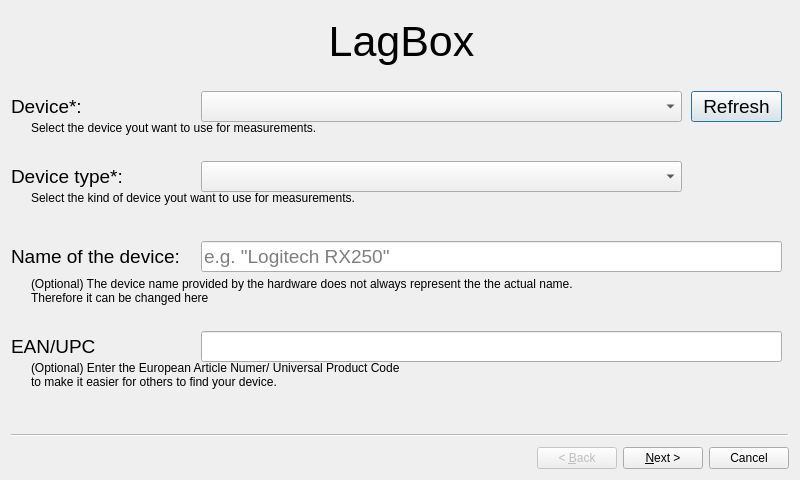
<?xml version="1.0" encoding="UTF-8"?>
<ui version="4.0">
 <class>Wizard</class>
 <widget class="QWizard" name="Wizard">
  <property name="geometry">
   <rect>
    <x>0</x>
    <y>0</y>
    <width>800</width>
    <height>480</height>
   </rect>
  </property>
  <property name="windowTitle">
   <string>Wizard</string>
  </property>
  <widget class="QWizardPage" name="wizardPage1">
   <widget class="QPushButton" name="button_refresh">
    <property name="geometry">
     <rect>
      <x>680</x>
      <y>80</y>
      <width>91</width>
      <height>31</height>
     </rect>
    </property>
    <property name="font">
     <font>
      <pointsize>14</pointsize>
     </font>
    </property>
    <property name="text">
     <string>Refresh</string>
    </property>
   </widget>
   <widget class="QLabel" name="label_device_type">
    <property name="geometry">
     <rect>
      <x>0</x>
      <y>150</y>
      <width>181</width>
      <height>31</height>
     </rect>
    </property>
    <property name="font">
     <font>
      <pointsize>14</pointsize>
     </font>
    </property>
    <property name="text">
     <string>Device type*:</string>
    </property>
   </widget>
   <widget class="QLabel" name="label">
    <property name="geometry">
     <rect>
      <x>20</x>
      <y>180</y>
      <width>741</width>
      <height>21</height>
     </rect>
    </property>
    <property name="text">
     <string>Select the kind of device yout want to use for measurements.</string>
    </property>
    <property name="alignment">
     <set>Qt::AlignLeading|Qt::AlignLeft|Qt::AlignTop</set>
    </property>
   </widget>
   <widget class="QComboBox" name="comboBox_device_type">
    <property name="geometry">
     <rect>
      <x>190</x>
      <y>150</y>
      <width>481</width>
      <height>31</height>
     </rect>
    </property>
    <property name="font">
     <font>
      <pointsize>14</pointsize>
     </font>
    </property>
   </widget>
   <widget class="QLabel" name="label_3">
    <property name="geometry">
     <rect>
      <x>20</x>
      <y>266</y>
      <width>751</width>
      <height>51</height>
     </rect>
    </property>
    <property name="text">
     <string>(Optional) The device name provided by the hardware does not always represent the the actual name. 
Therefore it can be changed here</string>
    </property>
    <property name="alignment">
     <set>Qt::AlignLeading|Qt::AlignLeft|Qt::AlignTop</set>
    </property>
   </widget>
   <widget class="QLabel" name="label_2">
    <property name="geometry">
     <rect>
      <x>20</x>
      <y>110</y>
      <width>741</width>
      <height>21</height>
     </rect>
    </property>
    <property name="text">
     <string>Select the device yout want to use for measurements.</string>
    </property>
    <property name="alignment">
     <set>Qt::AlignLeading|Qt::AlignLeft|Qt::AlignTop</set>
    </property>
   </widget>
   <widget class="QLineEdit" name="lineEdit_device_name">
    <property name="geometry">
     <rect>
      <x>190</x>
      <y>230</y>
      <width>581</width>
      <height>31</height>
     </rect>
    </property>
    <property name="font">
     <font>
      <pointsize>14</pointsize>
     </font>
    </property>
    <property name="toolTip">
     <string>&lt;html&gt;&lt;head/&gt;&lt;body&gt;&lt;p&gt;&lt;br/&gt;&lt;/p&gt;&lt;/body&gt;&lt;/html&gt;</string>
    </property>
    <property name="placeholderText">
     <string>e.g. &quot;Logitech RX250&quot;</string>
    </property>
   </widget>
   <widget class="QComboBox" name="comboBox_device">
    <property name="geometry">
     <rect>
      <x>190</x>
      <y>80</y>
      <width>481</width>
      <height>31</height>
     </rect>
    </property>
    <property name="font">
     <font>
      <pointsize>14</pointsize>
     </font>
    </property>
   </widget>
   <widget class="QLabel" name="label_title">
    <property name="geometry">
     <rect>
      <x>0</x>
      <y>0</y>
      <width>781</width>
      <height>61</height>
     </rect>
    </property>
    <property name="font">
     <font>
      <pointsize>32</pointsize>
     </font>
    </property>
    <property name="text">
     <string>LagBox</string>
    </property>
    <property name="textFormat">
     <enum>Qt::AutoText</enum>
    </property>
    <property name="alignment">
     <set>Qt::AlignCenter</set>
    </property>
   </widget>
   <widget class="QLabel" name="label_device">
    <property name="geometry">
     <rect>
      <x>0</x>
      <y>80</y>
      <width>181</width>
      <height>31</height>
     </rect>
    </property>
    <property name="font">
     <font>
      <pointsize>14</pointsize>
     </font>
    </property>
    <property name="text">
     <string>Device*:</string>
    </property>
   </widget>
   <widget class="QLabel" name="label_device_name">
    <property name="geometry">
     <rect>
      <x>0</x>
      <y>230</y>
      <width>181</width>
      <height>31</height>
     </rect>
    </property>
    <property name="font">
     <font>
      <pointsize>14</pointsize>
     </font>
    </property>
    <property name="text">
     <string>Name of the device:</string>
    </property>
   </widget>
   <widget class="QLineEdit" name="lineEdit_ean_upc">
    <property name="geometry">
     <rect>
      <x>190</x>
      <y>320</y>
      <width>581</width>
      <height>31</height>
     </rect>
    </property>
    <property name="font">
     <font>
      <pointsize>14</pointsize>
     </font>
    </property>
    <property name="toolTip">
     <string>&lt;html&gt;&lt;head/&gt;&lt;body&gt;&lt;p&gt;&lt;br/&gt;&lt;/p&gt;&lt;/body&gt;&lt;/html&gt;</string>
    </property>
    <property name="placeholderText">
     <string/>
    </property>
   </widget>
   <widget class="QLabel" name="label_ean_upc_description">
    <property name="geometry">
     <rect>
      <x>20</x>
      <y>350</y>
      <width>741</width>
      <height>41</height>
     </rect>
    </property>
    <property name="text">
     <string>(Optional) Enter the European Article Numer/ Universal Product Code
to make it easier for others to find your device.</string>
    </property>
    <property name="alignment">
     <set>Qt::AlignLeading|Qt::AlignLeft|Qt::AlignTop</set>
    </property>
   </widget>
   <widget class="QLabel" name="label_ean_upc">
    <property name="geometry">
     <rect>
      <x>0</x>
      <y>320</y>
      <width>181</width>
      <height>31</height>
     </rect>
    </property>
    <property name="font">
     <font>
      <pointsize>14</pointsize>
     </font>
    </property>
    <property name="text">
     <string>EAN/UPC</string>
    </property>
   </widget>
  </widget>
  <widget class="QWizardPage" name="wizardPage2">
   <widget class="QLabel" name="label_title_2">
    <property name="geometry">
     <rect>
      <x>0</x>
      <y>0</y>
      <width>781</width>
      <height>61</height>
     </rect>
    </property>
    <property name="font">
     <font>
      <pointsize>32</pointsize>
     </font>
    </property>
    <property name="text">
     <string>LagBox</string>
    </property>
    <property name="textFormat">
     <enum>Qt::AutoText</enum>
    </property>
    <property name="alignment">
     <set>Qt::AlignCenter</set>
    </property>
   </widget>
   <widget class="QLabel" name="label_press_button_description">
    <property name="geometry">
     <rect>
      <x>50</x>
      <y>210</y>
      <width>671</width>
      <height>111</height>
     </rect>
    </property>
    <property name="font">
     <font>
      <pointsize>14</pointsize>
     </font>
    </property>
    <property name="text">
     <string> LagBox is listening for a key input of the device specified above. 
The next button you press will be used for the measurement. 
 Press the button until its ID will be displayed above.</string>
    </property>
    <property name="alignment">
     <set>Qt::AlignCenter</set>
    </property>
   </widget>
   <widget class="QPushButton" name="button_restart_measurement">
    <property name="geometry">
     <rect>
      <x>240</x>
      <y>350</y>
      <width>291</width>
      <height>41</height>
     </rect>
    </property>
    <property name="font">
     <font>
      <pointsize>14</pointsize>
     </font>
    </property>
    <property name="text">
     <string>Restart Button Detection</string>
    </property>
   </widget>
   <widget class="QLabel" name="label_selected_device_description">
    <property name="geometry">
     <rect>
      <x>60</x>
      <y>110</y>
      <width>331</width>
      <height>21</height>
     </rect>
    </property>
    <property name="font">
     <font>
      <pointsize>12</pointsize>
      <weight>75</weight>
      <bold>true</bold>
     </font>
    </property>
    <property name="text">
     <string>Device:</string>
    </property>
   </widget>
   <widget class="QLabel" name="label_selected_device_type_description">
    <property name="geometry">
     <rect>
      <x>60</x>
      <y>130</y>
      <width>331</width>
      <height>21</height>
     </rect>
    </property>
    <property name="font">
     <font>
      <pointsize>12</pointsize>
      <weight>75</weight>
      <bold>true</bold>
     </font>
    </property>
    <property name="text">
     <string>Device type:</string>
    </property>
   </widget>
   <widget class="QLabel" name="label_pressed_button_id_description">
    <property name="geometry">
     <rect>
      <x>60</x>
      <y>170</y>
      <width>331</width>
      <height>21</height>
     </rect>
    </property>
    <property name="font">
     <font>
      <pointsize>12</pointsize>
      <weight>75</weight>
      <bold>true</bold>
     </font>
    </property>
    <property name="text">
     <string>ID of pressed button:</string>
    </property>
   </widget>
   <widget class="QLabel" name="label_selected_device">
    <property name="geometry">
     <rect>
      <x>260</x>
      <y>110</y>
      <width>451</width>
      <height>21</height>
     </rect>
    </property>
    <property name="font">
     <font>
      <pointsize>12</pointsize>
     </font>
    </property>
    <property name="text">
     <string/>
    </property>
   </widget>
   <widget class="QLabel" name="label_selected_device_type">
    <property name="geometry">
     <rect>
      <x>260</x>
      <y>130</y>
      <width>451</width>
      <height>21</height>
     </rect>
    </property>
    <property name="font">
     <font>
      <pointsize>12</pointsize>
     </font>
    </property>
    <property name="text">
     <string/>
    </property>
   </widget>
   <widget class="QLabel" name="label_pressed_button_id">
    <property name="geometry">
     <rect>
      <x>260</x>
      <y>170</y>
      <width>451</width>
      <height>21</height>
     </rect>
    </property>
    <property name="font">
     <font>
      <pointsize>12</pointsize>
     </font>
    </property>
    <property name="text">
     <string/>
    </property>
   </widget>
  </widget>
  <widget class="QWizardPage" name="wizardPage">
   <widget class="QProgressBar" name="progressBar">
    <property name="geometry">
     <rect>
      <x>40</x>
      <y>100</y>
      <width>700</width>
      <height>50</height>
     </rect>
    </property>
    <property name="font">
     <font>
      <pointsize>14</pointsize>
     </font>
    </property>
    <property name="value">
     <number>0</number>
    </property>
   </widget>
   <widget class="QLabel" name="label_title_3">
    <property name="geometry">
     <rect>
      <x>0</x>
      <y>0</y>
      <width>781</width>
      <height>61</height>
     </rect>
    </property>
    <property name="font">
     <font>
      <pointsize>32</pointsize>
     </font>
    </property>
    <property name="text">
     <string>LagBox</string>
    </property>
    <property name="textFormat">
     <enum>Qt::AutoText</enum>
    </property>
    <property name="alignment">
     <set>Qt::AlignCenter</set>
    </property>
   </widget>
   <widget class="QLabel" name="label_progress">
    <property name="geometry">
     <rect>
      <x>580</x>
      <y>150</y>
      <width>151</width>
      <height>41</height>
     </rect>
    </property>
    <property name="font">
     <font>
      <pointsize>20</pointsize>
      <weight>75</weight>
      <bold>true</bold>
     </font>
    </property>
    <property name="text">
     <string>0/100</string>
    </property>
    <property name="alignment">
     <set>Qt::AlignRight|Qt::AlignTrailing|Qt::AlignVCenter</set>
    </property>
   </widget>
   <widget class="QLabel" name="label_last_measured_time">
    <property name="geometry">
     <rect>
      <x>10</x>
      <y>250</y>
      <width>751</width>
      <height>151</height>
     </rect>
    </property>
    <property name="font">
     <font>
      <family>Monospace</family>
      <pointsize>72</pointsize>
     </font>
    </property>
    <property name="text">
     <string>0.0ms</string>
    </property>
    <property name="alignment">
     <set>Qt::AlignCenter</set>
    </property>
   </widget>
   <widget class="QLabel" name="label_press_button_again">
    <property name="geometry">
     <rect>
      <x>0</x>
      <y>210</y>
      <width>781</width>
      <height>31</height>
     </rect>
    </property>
    <property name="font">
     <font>
      <pointsize>14</pointsize>
     </font>
    </property>
    <property name="text">
     <string>Press the button of your device one more time to start the measurement</string>
    </property>
    <property name="alignment">
     <set>Qt::AlignCenter</set>
    </property>
   </widget>
  </widget>
  <widget class="QWizardPage" name="wizardPage_2">
   <widget class="QLabel" name="label_title_4">
    <property name="geometry">
     <rect>
      <x>0</x>
      <y>0</y>
      <width>781</width>
      <height>61</height>
     </rect>
    </property>
    <property name="font">
     <font>
      <pointsize>32</pointsize>
     </font>
    </property>
    <property name="text">
     <string>LagBox</string>
    </property>
    <property name="textFormat">
     <enum>Qt::AutoText</enum>
    </property>
    <property name="alignment">
     <set>Qt::AlignCenter</set>
    </property>
   </widget>
   <widget class="QLabel" name="label_measurement_finished">
    <property name="geometry">
     <rect>
      <x>20</x>
      <y>80</y>
      <width>261</width>
      <height>31</height>
     </rect>
    </property>
    <property name="font">
     <font>
      <pointsize>14</pointsize>
     </font>
    </property>
    <property name="text">
     <string>The results are saved under:</string>
    </property>
    <property name="alignment">
     <set>Qt::AlignCenter</set>
    </property>
   </widget>
   <widget class="QLabel" name="label_path_name">
    <property name="geometry">
     <rect>
      <x>300</x>
      <y>80</y>
      <width>461</width>
      <height>31</height>
     </rect>
    </property>
    <property name="font">
     <font>
      <pointsize>14</pointsize>
      <weight>75</weight>
      <bold>true</bold>
     </font>
    </property>
    <property name="text">
     <string>[PATH NAME]</string>
    </property>
    <property name="alignment">
     <set>Qt::AlignLeading|Qt::AlignLeft|Qt::AlignVCenter</set>
    </property>
   </widget>
   <widget class="QLabel" name="label_image">
    <property name="geometry">
     <rect>
      <x>10</x>
      <y>190</y>
      <width>750</width>
      <height>220</height>
     </rect>
    </property>
    <property name="font">
     <font>
      <pointsize>36</pointsize>
     </font>
    </property>
    <property name="text">
     <string>[COULD NOT DISPLAY PLOT]</string>
    </property>
    <property name="alignment">
     <set>Qt::AlignCenter</set>
    </property>
   </widget>
   <widget class="QLabel" name="label_statistics">
    <property name="geometry">
     <rect>
      <x>10</x>
      <y>140</y>
      <width>771</width>
      <height>71</height>
     </rect>
    </property>
    <property name="font">
     <font>
      <pointsize>12</pointsize>
      <weight>50</weight>
      <bold>false</bold>
     </font>
    </property>
    <property name="text">
     <string>[Results]</string>
    </property>
    <property name="alignment">
     <set>Qt::AlignHCenter|Qt::AlignTop</set>
    </property>
   </widget>
  </widget>
  <widget class="QWizardPage" name="wizardPage_3">
   <widget class="QLabel" name="label_5">
    <property name="geometry">
     <rect>
      <x>210</x>
      <y>230</y>
      <width>361</width>
      <height>31</height>
     </rect>
    </property>
    <property name="font">
     <font>
      <pointsize>14</pointsize>
      <underline>true</underline>
     </font>
    </property>
    <property name="text">
     <string>&lt;html&gt;&lt;head/&gt;&lt;body&gt;&lt;p&gt;&lt;a href=&quot;https://hci.ur.de/projects/latency&quot;&gt;&lt;span style=&quot; text-decoration: underline; color:#0000ff;&quot;&gt;https://hci.ur.de/projects/latency&lt;/span&gt;&lt;/a&gt;&lt;/p&gt;&lt;/body&gt;&lt;/html&gt;</string>
    </property>
    <property name="alignment">
     <set>Qt::AlignCenter</set>
    </property>
    <property name="openExternalLinks">
     <bool>true</bool>
    </property>
   </widget>
   <widget class="QLabel" name="label_crowdsourcin_explanation">
    <property name="geometry">
     <rect>
      <x>10</x>
      <y>80</y>
      <width>751</width>
      <height>161</height>
     </rect>
    </property>
    <property name="font">
     <font>
      <pointsize>14</pointsize>
     </font>
    </property>
    <property name="text">
     <string>Please support our research and share your measurements. 
By pressing the button &quot;Continue to upload results&quot;, 
your current measurement will be  sent to us. 

All crowdsourced data can be found on</string>
    </property>
    <property name="alignment">
     <set>Qt::AlignCenter</set>
    </property>
   </widget>
   <widget class="QLabel" name="label_title_5">
    <property name="geometry">
     <rect>
      <x>0</x>
      <y>0</y>
      <width>781</width>
      <height>61</height>
     </rect>
    </property>
    <property name="font">
     <font>
      <pointsize>32</pointsize>
     </font>
    </property>
    <property name="text">
     <string>LagBox</string>
    </property>
    <property name="textFormat">
     <enum>Qt::AutoText</enum>
    </property>
    <property name="alignment">
     <set>Qt::AlignCenter</set>
    </property>
   </widget>
   <widget class="QLabel" name="label_crowdsourcin_explanation_3">
    <property name="geometry">
     <rect>
      <x>50</x>
      <y>290</y>
      <width>671</width>
      <height>51</height>
     </rect>
    </property>
    <property name="font">
     <font>
      <pointsize>14</pointsize>
     </font>
    </property>
    <property name="text">
     <string>If you do not want to share your measurements,
just press &quot;Exit application without uploading results&quot;.</string>
    </property>
    <property name="alignment">
     <set>Qt::AlignCenter</set>
    </property>
   </widget>
  </widget>
  <widget class="QWizardPage" name="wizardPage_6">
   <widget class="QLabel" name="label_9">
    <property name="geometry">
     <rect>
      <x>70</x>
      <y>150</y>
      <width>661</width>
      <height>61</height>
     </rect>
    </property>
    <property name="font">
     <font>
      <pointsize>11</pointsize>
     </font>
    </property>
    <property name="text">
     <string>The measurements will be put into the public domain, respectively licensed under a CC-0 license. This means that the University of Regensburg and any other users may use the data for any purposes without having to attribute individual authors.</string>
    </property>
    <property name="wordWrap">
     <bool>true</bool>
    </property>
   </widget>
   <widget class="QLabel" name="label_10">
    <property name="geometry">
     <rect>
      <x>10</x>
      <y>70</y>
      <width>761</width>
      <height>71</height>
     </rect>
    </property>
    <property name="font">
     <font>
      <pointsize>12</pointsize>
     </font>
    </property>
    <property name="text">
     <string>Here your can upload latency measurements captured using LagBox. 
The measurements will be automatically analyzed and put online. By uploading a file you agree to the following conditions (we want to make the data as useful as possible):</string>
    </property>
    <property name="wordWrap">
     <bool>true</bool>
    </property>
   </widget>
   <widget class="QLabel" name="label_11">
    <property name="geometry">
     <rect>
      <x>70</x>
      <y>220</y>
      <width>661</width>
      <height>101</height>
     </rect>
    </property>
    <property name="font">
     <font>
      <pointsize>11</pointsize>
     </font>
    </property>
    <property name="text">
     <string>We will store your name and e-mail address (if provided) for the purpose of contacting you if we have questions about your measurements. We might also contact you (max. once per year) about important news on this topic. If we will stop maintaining this service in the future, we will delete all personal data. You can always request us to delete your personal data by sending an e-mail to raphael.wimmer@ur.de .</string>
    </property>
    <property name="textFormat">
     <enum>Qt::PlainText</enum>
    </property>
    <property name="scaledContents">
     <bool>false</bool>
    </property>
    <property name="wordWrap">
     <bool>true</bool>
    </property>
   </widget>
   <widget class="QLabel" name="label_12">
    <property name="geometry">
     <rect>
      <x>70</x>
      <y>330</y>
      <width>661</width>
      <height>61</height>
     </rect>
    </property>
    <property name="font">
     <font>
      <pointsize>11</pointsize>
     </font>
    </property>
    <property name="text">
     <string>If you explicitly consent to your name being shown on the web site, we will use it for attributing your measurements on the web site and for acknowledging your contributions in any subsequent publications. You e-mail address will never be published.</string>
    </property>
    <property name="textFormat">
     <enum>Qt::PlainText</enum>
    </property>
    <property name="scaledContents">
     <bool>false</bool>
    </property>
    <property name="wordWrap">
     <bool>true</bool>
    </property>
   </widget>
   <widget class="QLabel" name="label_title_7">
    <property name="geometry">
     <rect>
      <x>0</x>
      <y>0</y>
      <width>781</width>
      <height>61</height>
     </rect>
    </property>
    <property name="font">
     <font>
      <pointsize>32</pointsize>
     </font>
    </property>
    <property name="text">
     <string>LagBox</string>
    </property>
    <property name="textFormat">
     <enum>Qt::AutoText</enum>
    </property>
    <property name="alignment">
     <set>Qt::AlignCenter</set>
    </property>
    <property name="wordWrap">
     <bool>true</bool>
    </property>
   </widget>
  </widget>
  <widget class="QWizardPage" name="wizardPage_4">
   <widget class="QLineEdit" name="lineEdit_authors">
    <property name="geometry">
     <rect>
      <x>190</x>
      <y>54</y>
      <width>581</width>
      <height>31</height>
     </rect>
    </property>
    <property name="font">
     <font>
      <pointsize>14</pointsize>
     </font>
    </property>
    <property name="toolTip">
     <string>&lt;html&gt;&lt;head/&gt;&lt;body&gt;&lt;p&gt;&lt;br/&gt;&lt;/p&gt;&lt;/body&gt;&lt;/html&gt;</string>
    </property>
    <property name="placeholderText">
     <string>e.g. &quot;John Doe, Jane Doe&quot;</string>
    </property>
   </widget>
   <widget class="QLabel" name="label_authors">
    <property name="geometry">
     <rect>
      <x>0</x>
      <y>54</y>
      <width>211</width>
      <height>31</height>
     </rect>
    </property>
    <property name="font">
     <font>
      <pointsize>14</pointsize>
     </font>
    </property>
    <property name="text">
     <string>Your name(s):</string>
    </property>
   </widget>
   <widget class="QLabel" name="label_4">
    <property name="geometry">
     <rect>
      <x>20</x>
      <y>90</y>
      <width>751</width>
      <height>41</height>
     </rect>
    </property>
    <property name="text">
     <string>(Optional) Please provide your name(s) so that you are set as the author of the current measurement.
If you want your name(s) to appear on the results page, please check the checkbox below.</string>
    </property>
    <property name="alignment">
     <set>Qt::AlignLeading|Qt::AlignLeft|Qt::AlignTop</set>
    </property>
   </widget>
   <widget class="QLineEdit" name="lineEdit_email">
    <property name="geometry">
     <rect>
      <x>190</x>
      <y>170</y>
      <width>581</width>
      <height>31</height>
     </rect>
    </property>
    <property name="font">
     <font>
      <pointsize>14</pointsize>
     </font>
    </property>
    <property name="toolTip">
     <string>&lt;html&gt;&lt;head/&gt;&lt;body&gt;&lt;p&gt;&lt;br/&gt;&lt;/p&gt;&lt;/body&gt;&lt;/html&gt;</string>
    </property>
    <property name="placeholderText">
     <string>e.g. &quot;john@doe.com&quot;</string>
    </property>
   </widget>
   <widget class="QLabel" name="label_6">
    <property name="geometry">
     <rect>
      <x>20</x>
      <y>200</y>
      <width>741</width>
      <height>21</height>
     </rect>
    </property>
    <property name="text">
     <string>(Optional) Please provide an email adress so that we can get in contact with you. It will never be published.</string>
    </property>
    <property name="alignment">
     <set>Qt::AlignLeading|Qt::AlignLeft|Qt::AlignTop</set>
    </property>
   </widget>
   <widget class="QLabel" name="label_authors_2">
    <property name="geometry">
     <rect>
      <x>0</x>
      <y>170</y>
      <width>211</width>
      <height>31</height>
     </rect>
    </property>
    <property name="font">
     <font>
      <pointsize>14</pointsize>
     </font>
    </property>
    <property name="text">
     <string>Your contact email:</string>
    </property>
   </widget>
   <widget class="QCheckBox" name="checkBox_allow_name_publishing">
    <property name="geometry">
     <rect>
      <x>20</x>
      <y>130</y>
      <width>641</width>
      <height>22</height>
     </rect>
    </property>
    <property name="font">
     <font>
      <pointsize>12</pointsize>
     </font>
    </property>
    <property name="text">
     <string>I want my name/our names to appear on the website</string>
    </property>
   </widget>
   <widget class="QLabel" name="label_authors_3">
    <property name="geometry">
     <rect>
      <x>0</x>
      <y>260</y>
      <width>211</width>
      <height>31</height>
     </rect>
    </property>
    <property name="font">
     <font>
      <pointsize>14</pointsize>
     </font>
    </property>
    <property name="text">
     <string>Additional notes:</string>
    </property>
   </widget>
   <widget class="QLabel" name="label_7">
    <property name="geometry">
     <rect>
      <x>20</x>
      <y>290</y>
      <width>741</width>
      <height>21</height>
     </rect>
    </property>
    <property name="text">
     <string>(Optional) If there is anything you want to share with us, please write it down here.</string>
    </property>
    <property name="alignment">
     <set>Qt::AlignLeading|Qt::AlignLeft|Qt::AlignTop</set>
    </property>
   </widget>
   <widget class="QPlainTextEdit" name="plainTextEdit_additional_notes">
    <property name="geometry">
     <rect>
      <x>20</x>
      <y>320</y>
      <width>751</width>
      <height>81</height>
     </rect>
    </property>
   </widget>
   <widget class="QLabel" name="label_new_measurement_2">
    <property name="geometry">
     <rect>
      <x>10</x>
      <y>10</y>
      <width>331</width>
      <height>31</height>
     </rect>
    </property>
    <property name="font">
     <font>
      <pointsize>22</pointsize>
     </font>
    </property>
    <property name="text">
     <string>Upload Measurements</string>
    </property>
   </widget>
   <widget class="QCheckBox" name="checkBox_save_name_email_locally">
    <property name="geometry">
     <rect>
      <x>20</x>
      <y>230</y>
      <width>641</width>
      <height>22</height>
     </rect>
    </property>
    <property name="font">
     <font>
      <pointsize>12</pointsize>
     </font>
    </property>
    <property name="text">
     <string>Save name(s) and email locally to facilitate future uploads</string>
    </property>
   </widget>
  </widget>
  <widget class="QWizardPage" name="wizardPage_5">
   <widget class="QLabel" name="label_crowdsourcin_explanation_2">
    <property name="geometry">
     <rect>
      <x>60</x>
      <y>130</y>
      <width>661</width>
      <height>111</height>
     </rect>
    </property>
    <property name="font">
     <font>
      <pointsize>14</pointsize>
     </font>
    </property>
    <property name="text">
     <string>Your current measurement has been uploaded. 

All crowdsourced data can be found on</string>
    </property>
    <property name="alignment">
     <set>Qt::AlignCenter</set>
    </property>
   </widget>
   <widget class="QLabel" name="label_8">
    <property name="geometry">
     <rect>
      <x>230</x>
      <y>230</y>
      <width>311</width>
      <height>31</height>
     </rect>
    </property>
    <property name="font">
     <font>
      <pointsize>14</pointsize>
      <underline>true</underline>
     </font>
    </property>
    <property name="text">
     <string>&lt;html&gt;&lt;head/&gt;&lt;body&gt;&lt;p&gt;&lt;a href=&quot;https://hci.ur.de/projects/latency&quot;&gt;&lt;span style=&quot; text-decoration: underline; color:#0000ff;&quot;&gt;https://hci.ur.de/projects/latency&lt;/span&gt;&lt;/a&gt;&lt;/p&gt;&lt;/body&gt;&lt;/html&gt;</string>
    </property>
    <property name="alignment">
     <set>Qt::AlignCenter</set>
    </property>
    <property name="openExternalLinks">
     <bool>true</bool>
    </property>
   </widget>
   <widget class="QLabel" name="label_title_6">
    <property name="geometry">
     <rect>
      <x>0</x>
      <y>10</y>
      <width>771</width>
      <height>61</height>
     </rect>
    </property>
    <property name="font">
     <font>
      <pointsize>32</pointsize>
     </font>
    </property>
    <property name="text">
     <string>Thank you for your participation!</string>
    </property>
    <property name="textFormat">
     <enum>Qt::AutoText</enum>
    </property>
    <property name="alignment">
     <set>Qt::AlignCenter</set>
    </property>
   </widget>
  </widget>
 </widget>
 <resources/>
 <connections/>
</ui>
